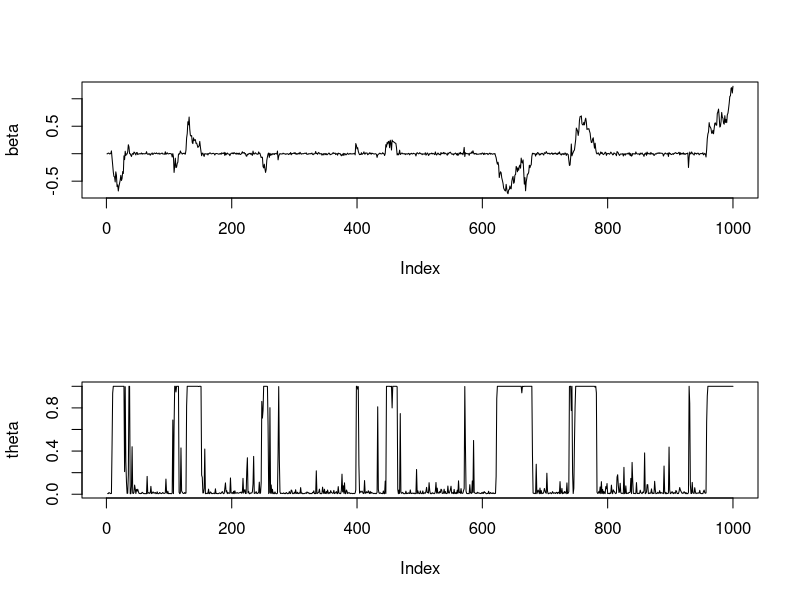
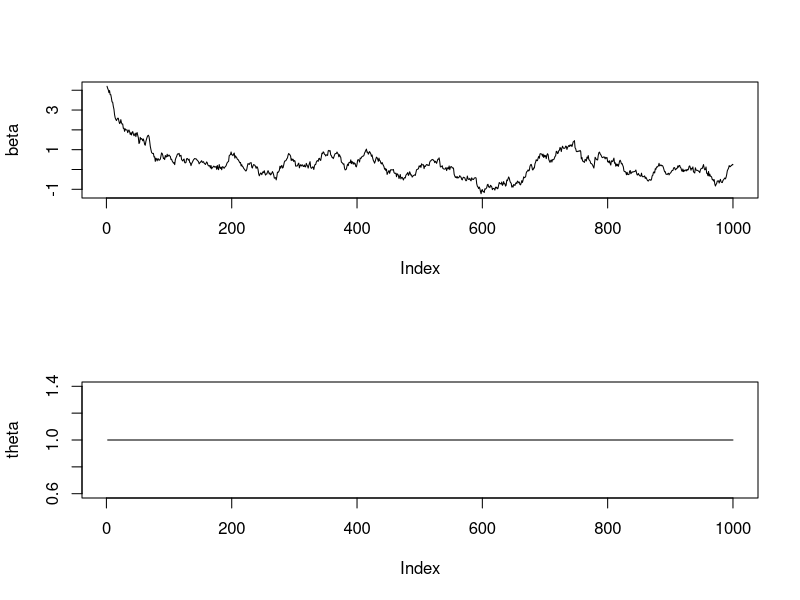
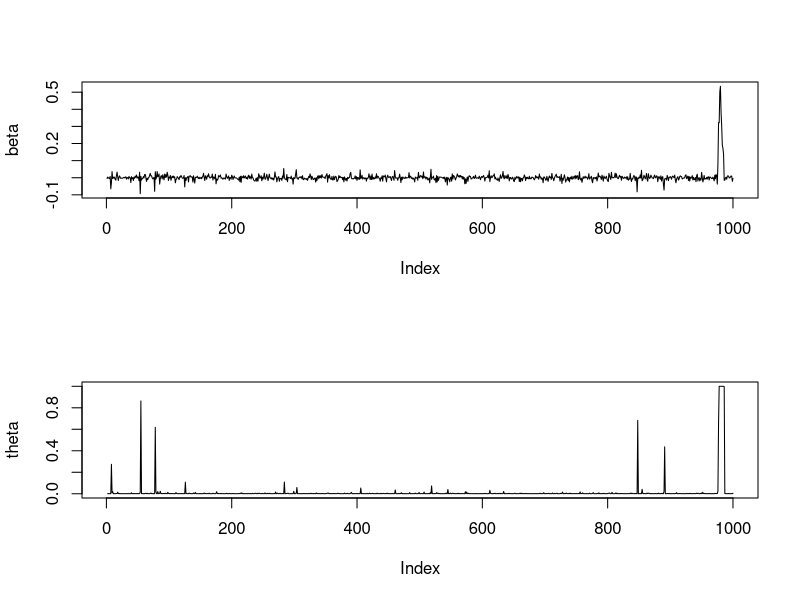

Write R code to recreate these figures, in order.
## ---- chunk 1

rlap0 = function(n,b){
  x = runif(n,-0.5,0.5)
  -b*sign(x)*log(1-2*abs(x))
}

dlap0 = function(x,b){
  1/(2*b)*exp(-abs(x)/b)
}

GenDSS = function(n,lambda0,lambda1,phi1,Theta){
  beta = c()
  theta = c()
  beta[1] = ifelse(rbinom(1,1,Theta),rnorm(1,0,sqrt(lambda1/(1-phi1^2))),rlap0(1,lambda0))
  for(t in 2:n){
    theta[t] = Theta*dnorm(beta[t-1],0,sqrt(lambda1/(1-phi1^2))) / (Theta*dnorm(beta[t-1],0,sqrt(lambda1/(1-phi1^2))) + (1-Theta)*dlap0(beta[t-1],lambda0))
    beta[t] = ifelse(rbinom(1,1,theta[t]),rnorm(1,phi1*beta[t-1],lambda1),rlap0(1,lambda0))
  }
  par(mfrow=c(2,1))
  plot(beta,type='l')
  plot(theta,type='l')
  par(mfrow=c(1,1))
  return(list(beta=beta,theta=theta))
}
## ---- chunk 2
temp = GenDSS(1000,lambda0 = 0.01,lambda1 = 0.1,Theta = 0.5,phi1=0.98)

temp = GenDSS(1000,lambda0 = 0.01,lambda1 = 0.1,Theta = 1,phi1=0.98)

temp = GenDSS(1000,lambda0 = 0.01,lambda1 = 0.1,Theta = 0.1,phi1=0.98)

